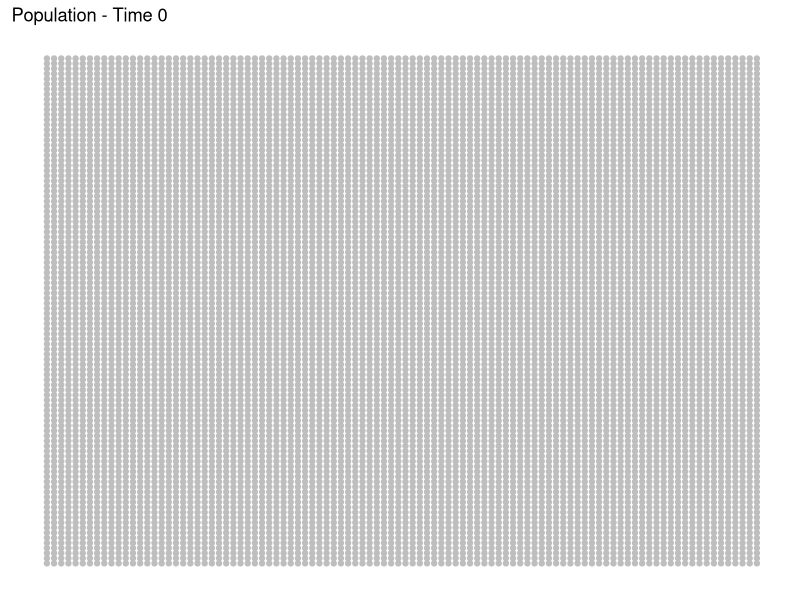
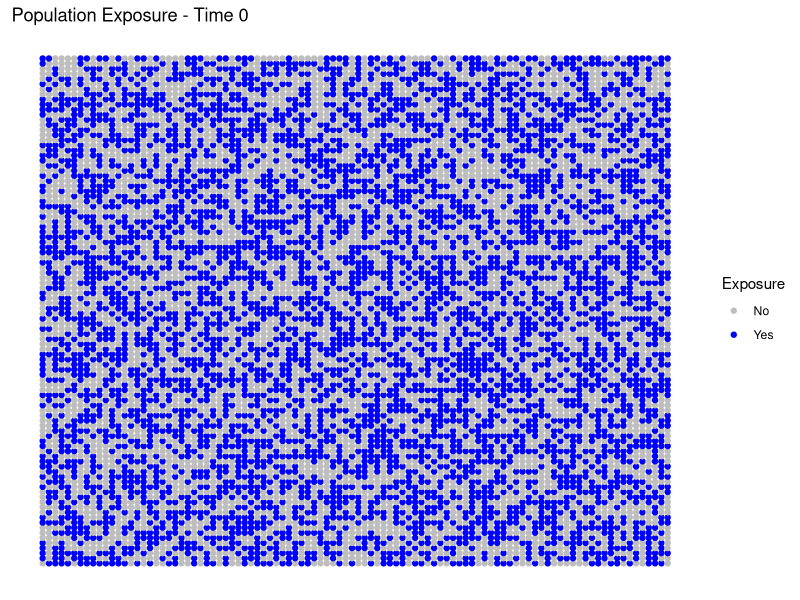

Reproduce these figures in R, in order.
## ---- chunk 1
# tidyverse package contains dplyr and ggplot packages 
library(tidyverse) 
# broom package allows for easy output of coefficients from models
library(broom)
# setting a seed for simulations so they turn out the same each time
set.seed(987)
## ---- chunk 2
# simulation population data ----
pop_data <- data_frame(x = rep(seq(from = 1, to = 100, by =1), 100)) %>% 
  arrange(x) %>%  # sort x by ascending values
  cbind(y = rep(seq(from = 1, to = 100, by =1), 100)) 
## ---- chunk 3
# plot of population at time 0 ----
ggplot(pop_data, aes(x=x, y=y)) +
  geom_point(color = "grey") +
  # title at time 0
  ggtitle("Population - Time 0") +
  theme(panel.background = element_rect("white"),
        axis.line = element_blank(),
        axis.text = element_blank(),
        axis.title = element_blank(),
        axis.ticks = element_blank())

## ---- chunk 4
pop_data <- pop_data %>% 
  # create randomly assigned proportion of disease
  mutate(exposure = rbinom(10000, size = 1, prob = 0.5),
         exp_yn = ifelse(exposure == 1, "Yes", "No"))
## ---- chunk 5
xtabs(~ exp_yn, pop_data) # cross tabs of exposure
mean(pop_data$exposure) # proportion of exposed in source pop
## ---- chunk 6
# plot of exposure at time 0 ----
ggplot(pop_data, aes(x=x, y=y, color = exp_yn)) +
  geom_point() +
  scale_color_manual(guide = guide_legend("Exposure"), 
                     values = c("grey", "blue")) +
  # title at time 0
  ggtitle("Population Exposure - Time 0") +
  theme(panel.background = element_rect("white"),
        axis.line = element_blank(),
        axis.text = element_blank(),
        axis.title = element_blank(),
        axis.ticks = element_blank())
## ---- chunk 7
# simulation population data ----
pop_data <- data_frame(x = rep(seq(from = 1, to = 100, by =1), 100)) %>% 
  arrange(x) %>%  # sort x by ascending values
  cbind(y = rep(seq(from = 1, to = 100, by =1), 100)) %>% 
  # create randomly assigned proportion of disease
  mutate(exposure = rbinom(10000, size = 1, prob = 0.5),
         exp_yn = ifelse(exposure == 1, "Yes", "No"))

## ---- chunk 8
# finding the formula of the baseline disease probability I want
#1/(1+exp(-(-3.6 + 0.69))) 
# relationship between dis and exp
logit_form = -3.25 + 0.69*pop_data$expose # linear combination with a bias
pr = 1/(1+exp(-logit_form))   

